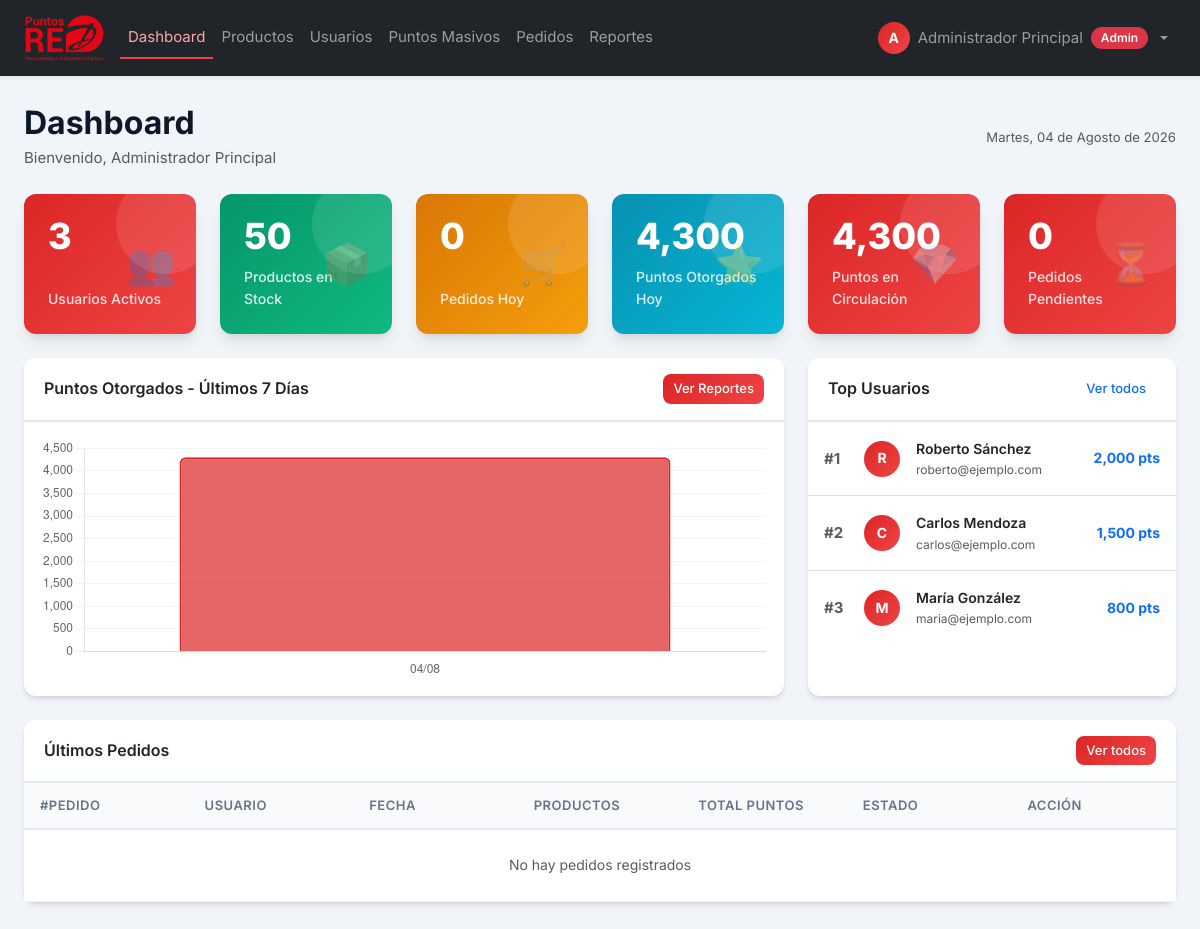
Page /admin/index.php (signed in) on the committed database.
### tables this page shows
CREATE TABLE usuarios (
    id                  INT UNSIGNED AUTO_INCREMENT PRIMARY KEY,
    nombre              VARCHAR(150) NOT NULL,
    email               VARCHAR(200) NOT NULL UNIQUE,
    contrasena_hash     VARCHAR(255) NOT NULL,            
    puntos_disponibles  INT UNSIGNED DEFAULT 0,           
    rol                 ENUM('admin','usuario') NOT NULL DEFAULT 'usuario',
    estado              ENUM('activo','inactivo') NOT NULL DEFAULT 'activo',
    fecha_creacion      DATETIME DEFAULT CURRENT_TIMESTAMP
);

### includes/sesion.php (called while the page is built, shortened)
<?php
require_once __DIR__ . '/../config/seguridad.php';
function obtener_usuario_sesion() {
    return [
        'id'     => $_SESSION['usuario_id'] ?? 0,
        'nombre' => $_SESSION['nombre']     ?? '',
        'email'  => $_SESSION['email']      ?? '',
        'rol'    => $_SESSION['rol']        ?? '',
        'puntos' => $_SESSION['puntos']     ?? 0,
    ];
}

### config/seguridad.php (called while the page is built, shortened)
<?php
function sanitizar_salida($texto) {
    return htmlspecialchars($texto ?? '', ENT_QUOTES, 'UTF-8');
}

### admin/index.php (the view, shortened to what this page needs)
<?php
require_once '../includes/sesion.php';
require_once '../config/conexion.php';
$stmt = $pdo->prepare("SELECT COUNT(*) FROM usuarios WHERE rol = 'usuario' AND estado = 'activo'");
$stmt->execute();
$total_usuarios = $stmt->fetchColumn();
$stmt = $pdo->prepare("SELECT COUNT(*) FROM productos WHERE stock > 0");
$stmt->execute();
$total_productos = $stmt->fetchColumn();
$stmt = $pdo->prepare("SELECT COUNT(*) FROM pedidos WHERE DATE(fecha_pedido) = CURDATE()");
$stmt->execute();
$pedidos_hoy = $stmt->fetchColumn();
$stmt = $pdo->prepare(
    "SELECT COALESCE(SUM(cantidad_puntos), 0)
     FROM historial_puntos
     WHERE tipo_movimiento = 'asignacion'
     AND DATE(fecha_movimiento) = CURDATE()"
);
$stmt->execute();
$puntos_hoy = $stmt->fetchColumn();
$stmt = $pdo->prepare("SELECT COALESCE(SUM(puntos_disponibles), 0) FROM usuarios WHERE rol = 'usuario'");
$stmt->execute();
$total_puntos = $stmt->fetchColumn();
$stmt = $pdo->prepare("SELECT COUNT(*) FROM pedidos WHERE estado = 'Solicitud'");
$stmt->execute();
$pedidos_pendientes = $stmt->fetchColumn();
$stmt = $pdo->prepare(
    "SELECT p.id, p.fecha_pedido, p.estado, p.total_puntos_usados,
            u.nombre AS usuario_nombre,
            COUNT(dp.id) AS cantidad_productos
     FROM pedidos p
     INNER JOIN usuarios u ON p.usuario_id = u.id
     LEFT JOIN detalle_pedidos dp ON p.id = dp.pedido_id
     GROUP BY p.id, p.fecha_pedido, p.estado, p.total_puntos_usados, u.nombre
     ORDER BY p.fecha_pedido DESC
     LIMIT 8"
);
$stmt->execute();
$ultimos_pedidos = $stmt->fetchAll();
$stmt = $pdo->prepare(
    "SELECT nombre, email, puntos_disponibles
     FROM usuarios
     WHERE rol = 'usuario' AND estado = 'activo'
     ORDER BY puntos_disponibles DESC
     LIMIT 5"
);
$stmt->execute();
$top_usuarios = $stmt->fetchAll();
$stmt = $pdo->prepare(
    "SELECT DATE(fecha_movimiento) AS fecha, SUM(cantidad_puntos) AS total
     FROM historial_puntos
     WHERE tipo_movimiento = 'asignacion'
     AND fecha_movimiento >= DATE_SUB(NOW(), INTERVAL 7 DAY)
     GROUP BY DATE(fecha_movimiento)
     ORDER BY fecha ASC"
);
$stmt->execute();
$datos_grafica = $stmt->fetchAll();
$labels_grafica  = [];
$valores_grafica = [];
foreach ($datos_grafica as $dato) {
    $labels_grafica[]  = date('d/m', strtotime($dato['fecha']));
    $valores_grafica[] = (int)$dato['total'];
}
?>
<!DOCTYPE html>
<html lang="es">
<head>
    <link href="https://cdn.jsdelivr.net/npm/bootstrap@5.3.2/dist/css/bootstrap.min.css" rel="stylesheet">
    <link href="../assets/css/estilos.css" rel="stylesheet">
</head>
<body>
<?php require_once '../includes/navbar.php'; ?>
<div class="main-content">
<div class="container-fluid px-4">
    <div class="d-flex justify-content-between align-items-center mb-4">
        <div>
            <h2 class="fw-bold mb-1">Dashboard</h2>
            <p class="text-muted mb-0">Bienvenido, <?= sanitizar_salida($usuario_sesion['nombre']) ?></p>
        </div>
        <div class="text-muted small">
            <?php
$meses = ['', 'Enero', 'Febrero', 'Marzo', 'Abril', 'Mayo', 'Junio', 'Julio', 'Agosto', 'Septiembre', 'Octubre', 'Noviembre', 'Diciembre'];
$dias = ['Domingo', 'Lunes', 'Martes', 'Miércoles', 'Jueves', 'Viernes', 'Sábado'];
echo $dias[date('w')] . ', ' . date('d') . ' de ' . $meses[date('n')] . ' de ' . date('Y');
?>
        </div>
    </div>
    <div class="row row-cols-1 row-cols-sm-2 row-cols-lg-3 row-cols-xl-6 g-4 mb-4">
        <div class="col">
            <div class="stat-card stat-primary h-100">
                <div class="stat-number"><?= number_format($total_usuarios) ?></div>
                <div class="stat-label">Usuarios Activos</div>
                <div class="stat-icon">👥</div>
            </div>
        </div>
        <div class="col">
            <div class="stat-card stat-success h-100">
                <div class="stat-number"><?= number_format($total_productos) ?></div>
                <div class="stat-label">Productos en Stock</div>
                <div class="stat-icon">📦</div>
            </div>
        </div>
        <div class="col">
            <div class="stat-card stat-warning h-100">
                <div class="stat-number"><?= number_format($pedidos_hoy) ?></div>
                <div class="stat-label">Pedidos Hoy</div>
                <div class="stat-icon">🛒</div>
            </div>
        </div>
        <div class="col">
            <div class="stat-card stat-info h-100">
                <div class="stat-number"><?= number_format($puntos_hoy) ?></div>
                <div class="stat-label">Puntos Otorgados Hoy</div>
                <div class="stat-icon">⭐</div>
            </div>
        </div>
        <div class="col">
            <div class="stat-card stat-primary h-100">
                <div class="stat-number"><?= number_format($total_puntos) ?></div>
                <div class="stat-label">Puntos en Circulación</div>
                <div class="stat-icon">💎</div>
            </div>
        </div>
        <div class="col">
            <div class="stat-card stat-danger h-100">
                <div class="stat-number"><?= number_format($pedidos_pendientes) ?></div>
                <div class="stat-label">Pedidos Pendientes</div>
                <div class="stat-icon">⏳</div>
            </div>
        </div>
    </div>
    <div class="row g-4 mb-4">
        <div class="col-lg-8">
            <div class="card h-100">
                <div class="card-header d-flex justify-content-between align-items-center">
                    <span>Puntos Otorgados - Últimos 7 Días</span>
                    <a href="reportes.php" class="btn btn-sm btn-primary">Ver Reportes</a>
                </div>
                <div class="card-body">
                    <?php if (empty($datos_grafica)): ?>
                    <div class="text-center text-muted py-5">
                        <div style="font-size:48px">📊</div>
                        <p>No hay datos de puntos en los últimos 7 días</p>
                    </div>
                    <?php else: ?>
                    <canvas id="graficaPuntos" height="100"></canvas>
                    <?php endif; ?>
                </div>
            </div>
        </div>
        <div class="col-lg-4">
            <div class="card h-100">
                <div class="card-header d-flex justify-content-between align-items-center">
                    <span>Top Usuarios</span>
                    <a href="usuarios.php" class="btn btn-sm btn-outline-primary">Ver todos</a>
                </div>
                <div class="card-body p-0">
                    <div class="list-group list-group-flush">
                        <?php foreach ($top_usuarios as $i => $u): ?>
                        <div class="list-group-item d-flex align-items-center gap-3 py-3">
                            <div class="fw-bold text-muted" style="width:24px">#<?= $i + 1 ?></div>
                            <div class="avatar-circle" style="width:36px;height:36px;font-size:14px;background:linear-gradient(135deg,#dc2626,#ef4444);border-radius:50%;display:flex;align-items:center;justify-content:center;color:white;font-weight:700;flex-shrink:0">
                                <?= strtoupper(substr($u['nombre'], 0, 1)) ?>
                            </div>
                            <div class="flex-grow-1 min-w-0">
                                <div class="fw-semibold text-truncate" style="font-size:14px"><?= sanitizar_salida($u['nombre']) ?></div>
                                <div class="text-muted" style="font-size:12px"><?= sanitizar_salida($u['email']) ?></div>
                            </div>
                            <div class="text-primary fw-bold" style="font-size:14px;white-space:nowrap">
                                <?= number_format($u['puntos_disponibles']) ?> pts
                            </div>
                        </div>
                        <?php endforeach; ?>
                    </div>
                </div>
            </div>
        </div>
    </div>
    <div class="card mb-4">
        <div class="card-header d-flex justify-content-between align-items-center">
            <span>Últimos Pedidos</span>
            <a href="pedidos.php" class="btn btn-sm btn-primary">Ver todos</a>
        </div>
        <div class="card-body p-0">
            <div class="table-responsive">
                <table class="table table-hover mb-0">
                    <thead>
                        <tr>
                            <th>#Pedido</th>
                            <th>Usuario</th>
                            <th>Fecha</th>
                            <th>Productos</th>
                            <th>Total Puntos</th>
                            <th>Estado</th>
                            <th>Acción</th>
                        </tr>
                    </thead>
                    <tbody>
                        <?php if (empty($ultimos_pedidos)): ?>
                        <tr>
                            <td colspan="7" class="text-center text-muted py-4">No hay pedidos registrados</td>
                        </tr>
                        <?php endif; ?>
                    </tbody>
                </table>
            </div>
        </div>
    </div>
</div>
</div>
<?php if (!empty($datos_grafica)): ?>
<script>
// Gráfica de puntos otorgados últimos 7 días
const ctx = document.getElementById('graficaPuntos').getContext('2d');
new Chart(ctx, {
    type: 'bar',
    data: {
        labels: <?= json_encode($labels_grafica) ?>,
        datasets: [{
            label: 'Puntos Otorgados',
            data: <?= json_encode($valores_grafica) ?>,
            backgroundColor: 'rgba(220, 38, 38, 0.7)',
            borderColor: '#dc2626',
            borderWidth: 2,
            borderRadius: 6,
        }]
    },
    options: {
        responsive: true,
        plugins: {
            legend: { display: false },
            tooltip: {
                callbacks: {
                    label: ctx => ctx.parsed.y.toLocaleString() + ' puntos'
                }
            }
        },
        scales: {
            y: {
                beginAtZero: true,
                grid: { color: '#f1f5f9' },
                ticks: { callback: val => val.toLocaleString() }
            },
            x: { grid: { display: false } }
        }
    }
});
</script>
<?php endif; ?>
</body>
</html>

### assets/css/estilos.css (style rules this page uses)
:root { --primary: #dc2626; --primary-light: #ef4444; --primary-dark: #991b1b; --secondary: #64748b; --success: #10b981; --danger: #ef4444; --warning: #f59e0b; --info: #06b6d4; --light: #f8fafc; --dark: #0f172a; --border: #e2e8f0; --shadow: 0 4px 6px -1px rgba(0,0,0,0.1), 0 2px 4px -1px rgba(0,0,0,0.06); --shadow-lg: 0 10px 15px -3px rgba(0,0,0,0.1), 0 4px 6px -2px rgba(0,0,0,0.05); --radius: 12px; --radius-sm: 8px; }
body { font-family: 'Inter', -apple-system, BlinkMacSystemFont, 'Segoe UI', sans-serif; background-color: #f1f5f9; color: var(--dark); font-size: 15px; line-height: 1.6; overflow-y: scroll; }
.main-content { padding: 28px 0; min-height: calc(100vh - 60px); }
.card { border: none; border-radius: var(--radius); box-shadow: var(--shadow); background: white; }
.card-header { background: white; border-bottom: 2px solid var(--border); border-radius: var(--radius) var(--radius) 0 0 !important; padding: 16px 20px; font-weight: 600; font-size: 16px; }
.stat-card { border-radius: var(--radius); padding: 24px; color: white; position: relative; overflow: hidden; box-shadow: var(--shadow-lg); transition: transform 0.2s ease; min-height: 140px; display: flex; flex-direction: column; justify-content: center; }
.stat-card .stat-number { flex: 1; }
.stat-card::after { content: ''; position: absolute; top: -20px; right: -20px; width: 100px; height: 100px; background: rgba(255,255,255,0.1); border-radius: 50%; }
.stat-card .stat-number { font-size: 36px; font-weight: 800; line-height: 1; margin-bottom: 4px; }
.stat-card .stat-label { font-size: 14px; opacity: 0.85; font-weight: 500; }
.stat-card .stat-icon { font-size: 40px; opacity: 0.3; position: absolute; right: 20px; top: 50%; transform: translateY(-50%); }
.stat-primary { background: linear-gradient(135deg, var(--primary), var(--primary-light)); }
.stat-success { background: linear-gradient(135deg, #059669, var(--success)); }
.stat-warning { background: linear-gradient(135deg, #d97706, var(--warning)); }
.stat-info { background: linear-gradient(135deg, #0891b2, var(--info)); }
.stat-danger { background: linear-gradient(135deg, #dc2626, var(--danger)); }
.table { font-size: 14px; margin-bottom: 0; table-layout: fixed; width: 100%; }
.table thead th { background-color: #f8fafc; border-bottom: 2px solid var(--border); font-weight: 600; font-size: 13px; text-transform: uppercase; letter-spacing: 0.5px; color: var(--secondary); padding: 12px 16px; white-space: nowrap; vertical-align: middle; }
.table tbody td { padding: 12px 16px; vertical-align: middle; border-bottom: 1px solid #f1f5f9; overflow: hidden; text-overflow: ellipsis; }
.btn { border-radius: var(--radius-sm); font-weight: 500; font-size: 14px; padding: 8px 16px; transition: all 0.2s ease; border: none; }
.btn-primary { background: linear-gradient(135deg, var(--primary), var(--primary-light)); color: white; }
.btn-sm { padding: 5px 10px; font-size: 13px; }

### includes/navbar.php (style rules this page uses)
.avatar-circle { width: 32px; height: 32px; background: linear-gradient(135deg, #dc2626, #ef4444); border-radius: 50%; display: flex; align-items: center; justify-content: center; color: white; font-weight: 700; font-size: 14px; }

### rows in the picture
usuarios: nombre "R", nombre "Roberto Sánchez", email "roberto@ejemplo.com", puntos_disponibles "2,000"
usuarios: nombre "C", nombre "Carlos Mendoza", email "carlos@ejemplo.com", puntos_disponibles "1,500"
usuarios: nombre "M", nombre "María González", email "maria@ejemplo.com", puntos_disponibles "800"

### other values in the picture
substr($nombre_usuario, 0, 1) "A"
$nombre_usuario "Administrador Principal"
sanitizar_salida($usuario_sesion['nombre']) "Administrador Principal"
$total_usuarios "3"
$total_productos "50"
$pedidos_hoy "0"
$puntos_hoy "4,300"
$total_puntos "4,300"
$pedidos_pendientes "0"
chart data {{ json_encode($valores_grafica) }} [4300]
